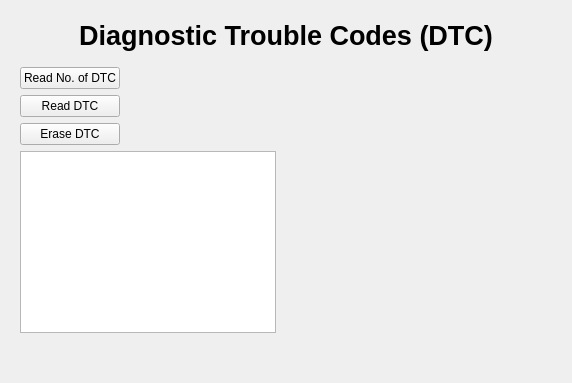
<?xml version="1.0" encoding="UTF-8"?>
<ui version="4.0">
 <class>Form</class>
 <widget class="QWidget" name="Form">
  <property name="geometry">
   <rect>
    <x>0</x>
    <y>0</y>
    <width>572</width>
    <height>383</height>
   </rect>
  </property>
  <property name="windowTitle">
   <string>Form</string>
  </property>
  <layout class="QVBoxLayout" name="verticalLayout_2">
   <item>
    <widget class="QWidget" name="dtc_box" native="true">
     <layout class="QVBoxLayout" name="verticalLayout">
      <item>
       <widget class="QLabel" name="did_title_lbl">
        <property name="font">
         <font>
          <pointsize>20</pointsize>
          <weight>75</weight>
          <bold>true</bold>
         </font>
        </property>
        <property name="text">
         <string>Diagnostic Trouble Codes (DTC)</string>
        </property>
        <property name="alignment">
         <set>Qt::AlignCenter</set>
        </property>
       </widget>
      </item>
      <item>
       <layout class="QHBoxLayout" name="horizontalLayout">
        <property name="topMargin">
         <number>10</number>
        </property>
        <item>
         <layout class="QGridLayout" name="gridLayout">
          <item row="0" column="0">
           <widget class="QPushButton" name="read_no_dtc_btn">
            <property name="cursor">
             <cursorShape>PointingHandCursor</cursorShape>
            </property>
            <property name="text">
             <string>Read No. of DTC</string>
            </property>
           </widget>
          </item>
          <item row="1" column="0">
           <widget class="QPushButton" name="read_single_dtc_btn">
            <property name="cursor">
             <cursorShape>PointingHandCursor</cursorShape>
            </property>
            <property name="text">
             <string>Read DTC</string>
            </property>
           </widget>
          </item>
          <item row="0" column="1">
           <widget class="QLabel" name="dtc_no_txt">
            <property name="text">
             <string/>
            </property>
           </widget>
          </item>
          <item row="2" column="0">
           <widget class="QPushButton" name="erase_dtc_btn">
            <property name="cursor">
             <cursorShape>PointingHandCursor</cursorShape>
            </property>
            <property name="text">
             <string>Erase DTC</string>
            </property>
           </widget>
          </item>
          <item row="2" column="1">
           <widget class="QLabel" name="erase_dtc_msg_lbl">
            <property name="text">
             <string/>
            </property>
           </widget>
          </item>
         </layout>
        </item>
        <item>
         <spacer name="horizontalSpacer_3">
          <property name="orientation">
           <enum>Qt::Horizontal</enum>
          </property>
          <property name="sizeHint" stdset="0">
           <size>
            <width>40</width>
            <height>20</height>
           </size>
          </property>
         </spacer>
        </item>
        <item>
         <spacer name="horizontalSpacer">
          <property name="orientation">
           <enum>Qt::Horizontal</enum>
          </property>
          <property name="sizeHint" stdset="0">
           <size>
            <width>40</width>
            <height>20</height>
           </size>
          </property>
         </spacer>
        </item>
       </layout>
      </item>
      <item>
       <layout class="QHBoxLayout" name="horizontalLayout_2">
        <item>
         <widget class="QTableWidget" name="dtc_error_tbl"/>
        </item>
        <item>
         <spacer name="horizontalSpacer_2">
          <property name="orientation">
           <enum>Qt::Horizontal</enum>
          </property>
          <property name="sizeHint" stdset="0">
           <size>
            <width>40</width>
            <height>20</height>
           </size>
          </property>
         </spacer>
        </item>
        <item>
         <spacer name="horizontalSpacer_4">
          <property name="orientation">
           <enum>Qt::Horizontal</enum>
          </property>
          <property name="sizeHint" stdset="0">
           <size>
            <width>40</width>
            <height>20</height>
           </size>
          </property>
         </spacer>
        </item>
       </layout>
      </item>
      <item>
       <spacer name="verticalSpacer">
        <property name="orientation">
         <enum>Qt::Vertical</enum>
        </property>
        <property name="sizeHint" stdset="0">
         <size>
          <width>20</width>
          <height>40</height>
         </size>
        </property>
       </spacer>
      </item>
     </layout>
    </widget>
   </item>
  </layout>
 </widget>
 <resources/>
 <connections/>
</ui>
